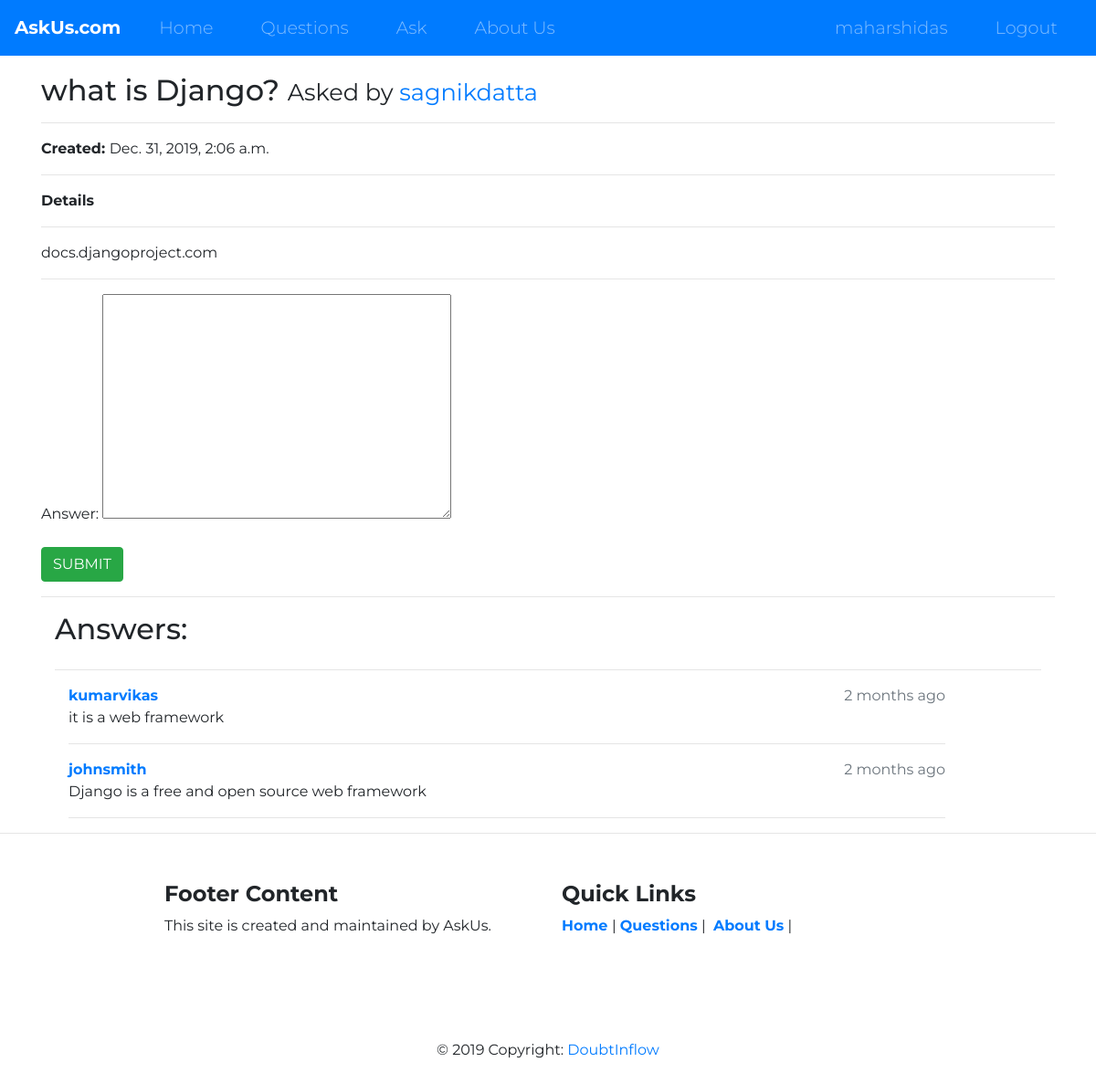
The app's page /questions/what-is-django/ (signed in) with its own data.
### accounts/models.py (models this page shows, shortened)
class User(AbstractUser):
        username = models.CharField(max_length=256, unique=True, blank=False,
                                validators=[
                                        RegexValidator(
                                        regex = USERNAME_REGEX,
                                        message = 'Username can be Alpahnumeric and contain only @,#,$',
                                        code='invalid_username'
                                        )]
                                )
        first_name = models.CharField(max_length=256, blank=False,
                                  validators=[
                                        RegexValidator(
                                        regex = NAME_REGEX,
                                        message = 'Name must be Alphabetic',
                                        code='invalid_first_name'
                                        )]
                                )
        last_name = models.CharField(max_length=256, blank=False,
                                  validators=[
                                        RegexValidator(
                                        regex = NAME_REGEX,
                                        message = 'Name must be Alphabetic',
                                        code='invalid_last_name'
                                        )]
                                )
        email = models.EmailField(unique=True, blank=False)
        bio = models.CharField(max_length=512, blank=True)
        birth_date = models.DateField(null=True, blank=False)
        USERNAME_FIELD = 'email'
        REQUIRED_FIELDS = ['username']
        def get_absolute_url(self):
                return reverse("user_profile", kwargs={"username": self.username})

### questions/models.py (models this page shows, shortened)
class Question(models.Model):
    user = models.ForeignKey(User, on_delete=models.CASCADE)
    qus = models.CharField(max_length=256, verbose_name="question")
    details = models.TextField(blank=True)
    slug = models.SlugField(unique=True, max_length=256)
    created = models.DateTimeField(auto_now_add=True)
    class Meta:
        ordering = ['-created']

class Answer(models.Model):
    user = models.ForeignKey(User, on_delete=models.CASCADE)
    question = models.ForeignKey(Question, on_delete=models.CASCADE)
    ans = models.TextField(verbose_name="answer")
    created = models.DateTimeField(auto_now_add=True)
    class Meta:
        ordering = ['-created']

### questions/views.py (the view, shortened to what this page needs)
# urls.py: re_path(r'^(?P<slug>[\w-]+)/$', question_detail, name='question_detail'),
def question_detail(request, slug=None):
    question = get_object_or_404(Question, slug=slug)
    answers_list = Answer.objects.filter(question=question)
    context = { "question": question,
                "answers_list": answers_list,
                 }
    if request.user.is_authenticated:
        form = AnswerForm(request.POST or None)
        context = { "question": question,
                    "form": form,
                    "answers_list": answers_list,
                  }
    return render(request, "questions/question_detail.html", context)

### questions/forms.py
class AnswerForm(forms.ModelForm):
    class Meta:
        model = Answer
        fields = ["ans"]

### questions/templates/questions/question_detail.html (shortened to what this page needs)
{% extends "core/base.html" %}
{% block content %}
<h2>
    {{ question.qus }}
    <small>Asked by <a href="{{question.user.get_absolute_url}}">{{ question.user.username }}</a></small>
</h2>
<hr>
<strong>Created: </strong>{{ question.created }}<br>
<hr>
<strong>Details</strong>
<hr>
<p>{{ question.details }}</p>
<hr>
{% if request.user.is_authenticated %}
<form method="POST">
    {{ form.as_p}}
    <input class="btn btn-success" type="submit" value='SUBMIT'>
</form>
<hr>
{% endif %}
<div class="container">
    <div class="row">
        <div class="col-sm-12">
            <h2>Answers:</h2>
        </div>
    </div>
    <hr>
    {% for answer in answers_list %}
        <div class="col-sm-11">
            <div class="panel panel-default">
                <div class="panel-heading">
                    <strong>
                        <a href="{{answer.user.get_absolute_url}}">{{ answer.user.username }}</a>
                    </strong>
                    <span style="float: right;" class="text-muted">
                        {{ answer.created|timesince }} ago
                    </span>
                </div>
                <div class="panel-body">
                    {{ answer.ans }}
                </div>
            </div>
            <hr>
        </div>
  {% endfor %}
</div>
{% endblock content %}

### core/templates/core/navbar.html (shortened to what this page needs)
  <nav class="navbar navbar-expand-lg navbar-dark bg-primary fixed-top">
    <a class="navbar-brand" href="">AskUs.com</a>
    <div class="collapse navbar-collapse" id="navbarTogglerDemo01">
      <ul class="navbar-nav mr-auto">
        <li class="nav-item">
          <a class="nav-link" href="{% url 'home' %}">Home</a>
        </li>
        <li class="nav-item">
          <a class="nav-link" href="{% url 'questions:question_list' %}">Questions</a>
        </li>
        <li class="nav-item">
          <a class="nav-link" href="{% url 'questions:question_ask' %}">Ask</a>
        </li>
        <li class="nav-item">
          <a class="nav-link" href="{% url 'about' %}">About Us</a>
        </li>
      </ul>
      <ul class="navbar-nav ml-auto">
        {% if request.user.is_authenticated %}
        <li class="nav-item">
          <a class="nav-link" href="{{user.get_absolute_url}}">{{user.username}}</a>
        </li>
        <li class="nav-item">
          <a class="nav-link" href="{% url 'logout' %}">Logout</a>
        </li>
        {% endif %}
      </ul>
    </div>
  </nav>

### core/static/css/styles.css (style rules this page uses)
body { font-family: "Montserrat"; }
.navbar-brand { font-weight: bold; }
.navbar { margin: 0 0 4.5rem; }
.nav-item { padding: 0 18px; }
.nav-link { font-size: 1.2rem; font-family: "Montserrat"; font-weight: 300; }

### records on screen
User: username "maharshidas"
Question: qus "what is Django?", user.username "sagnikdatta", created "Dec. 31, 2019, 2:06 a.m.", details "docs.djangoproject.com"
Answer: user.username "kumarvikas", created "2 months", ans "it is a web framework"
Answer: user.username "johnsmith", created "2 months", ans "Django is a free and open source web framework"
